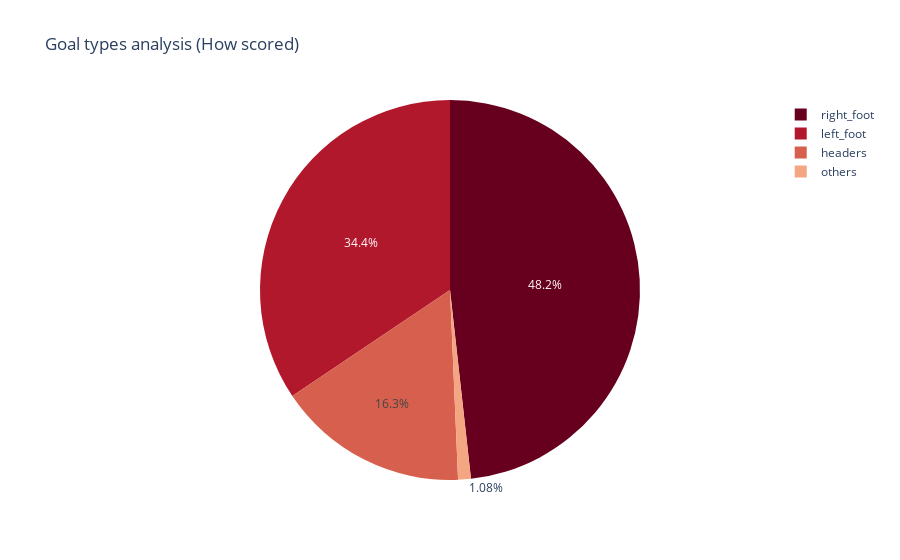

Notebook code for this chart:
### Markdown cell above
# Goal types analysis(How Scored)

### Code cell
GTA = pd.DataFrame(df_goals.sum(numeric_only = True),).T[["right_foot","left_foot","headers","others"]]
GTA=GTA.T
fig = px.pie(GTA, values=0, names=GTA.index, title=' Goal types analysis (How scored)', color_discrete_sequence=px.colors.sequential.RdBu)
fig.show()

### Figure 1 — Plotly figure (JSON) as saved in the notebook; plotly's stock layout.template omitted (floating-point values rounded to 4 significant figures)
{"data": [{"domain": {"x": [0, 1], "y": [0, 1]}, "hovertemplate": "index=%{label}<br>0=%{value}<extra></extra>", "labels": ["right_foot", "left_foot", "headers", "others"], "legendgroup": "", "name": "", "showlegend": true, "type": "pie", "values": [178, 127, 60, 4]}], "layout": {"legend": {"tracegroupgap": 0}, "piecolorway": ["rgb(103,0,31)", "rgb(178,24,43)", "rgb(214,96,77)", "rgb(244,165,130)", "rgb(253,219,199)", "rgb(247,247,247)", "rgb(209,229,240)", "rgb(146,197,222)", "rgb(67,147,195)", "rgb(33,102,172)", "rgb(5,48,97)"], "title": {"text": " Goal types analysis (How scored)"}}}
